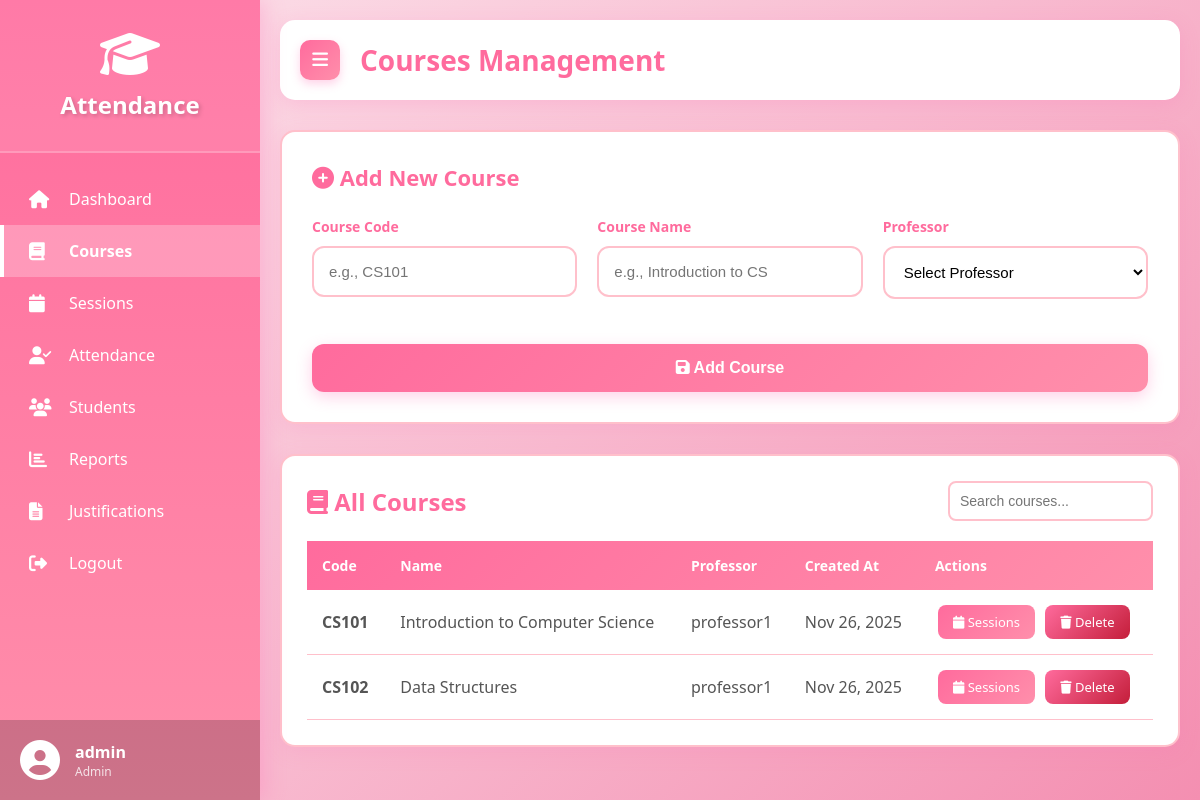
Screenshot of /courses.php (signed in) with the database file from the repository.
### tables this page shows
CREATE TABLE `courses` (
  `id` int(11) NOT NULL,
  `code` varchar(50) NOT NULL,
  `name` varchar(100) NOT NULL,
  `professor_id` int(11) DEFAULT NULL,
  `created_at` timestamp NOT NULL DEFAULT current_timestamp()
);

CREATE TABLE `users` (
  `id` int(11) NOT NULL,
  `username` varchar(100) NOT NULL,
  `password` varchar(255) NOT NULL,
  `email` varchar(100) DEFAULT NULL,
  `role` enum('admin','professor','student') NOT NULL DEFAULT 'student',
  `created_at` timestamp NOT NULL DEFAULT current_timestamp()
);

### courses.php (the view, shortened to what this page needs)
<?php
$conn = getDBConnection();
$courses = $conn->query("
    SELECT c.*, u.username as professor_name
    FROM courses c
    LEFT JOIN users u ON c.professor_id = u.id
    ORDER BY c.code
");
include 'includes/header.php';
?>
<div class="form-container">
    <h2><i class="fas fa-plus-circle"></i> Add New Course</h2>
    <form method="POST" action="">
        <div class="form-row">
            <div class="form-group">
                <label>Course Code</label>
                <input type="text" name="code" placeholder="e.g., CS101" required>
            </div>
            <div class="form-group">
                <label>Course Name</label>
                <input type="text" name="name" placeholder="e.g., Introduction to CS" required>
            </div>
            <div class="form-group">
                <label>Professor</label>
                <select name="professor_id" required>
                    <option value="">Select Professor</option>
                </select>
            </div>
        </div>
        <button type="submit" class="btn">
            <i class="fas fa-save"></i> Add Course
        </button>
    </form>
</div>
<div class="table-container">
    <div class="table-header">
        <h2><i class="fas fa-book"></i> All Courses</h2>
        <input type="text" id="tableSearch" placeholder="Search courses..." style="padding: 10px; border: 2px solid #ffc0cb; border-radius: 8px;">
    </div>
    <table>
        <thead>
            <tr>
                <th>Code</th>
                <th>Name</th>
                <th>Professor</th>
                <th>Created At</th>
                <th>Actions</th>
            </tr>
        </thead>
        <tbody>
            <?php while ($course = $courses->fetch_assoc()): ?>
            <tr>
                <td><strong><?php echo htmlspecialchars($course['code']); ?></strong></td>
                <td><?php echo htmlspecialchars($course['name']); ?></td>
                <td><?php echo htmlspecialchars($course['professor_name'] ?? 'Not assigned'); ?></td>
                <td><?php echo date('M d, Y', strtotime($course['created_at'])); ?></td>
                <td>
                    <a href="sessions.php?course_id=<?php echo $course['id']; ?>" class="btn-sm btn-primary">
                        <i class="fas fa-calendar"></i> Sessions
                    </a>
                    <a href="?delete=<?php echo $course['id']; ?>" class="btn-sm btn-danger btn-delete">
                        <i class="fas fa-trash"></i> Delete
                    </a>
                </td>
            </tr>
            <?php endwhile; ?>
        </tbody>
    </table>
</div>
<?php
include 'includes/footer.php';
?>

### css/style.css (style rules this page uses)
* { margin: 0; padding: 0; box-sizing: border-box; }
body { font-family: 'Segoe UI', Tahoma, Geneva, Verdana, sans-serif; background: linear-gradient(135deg, #fce4ec 0%, #f8bbd0 50%, #f48fb1 100%); min-height: 100vh; }
.form-group { margin-bottom: 25px; }
.form-group label { display: block; color: #ff6b9d; font-weight: 600; margin-bottom: 10px; font-size: 14px; }
.form-group input, .form-group select, .form-group textarea { width: 100%; padding: 15px; border: 2px solid #ffc0cb; border-radius: 12px; font-size: 15px; transition: all 0.3s ease; background: #fff; }
.btn { width: 100%; padding: 15px; background: linear-gradient(135deg, #ff6b9d, #ff8fab); color: white; border: none; border-radius: 12px; font-size: 16px; font-weight: 600; cursor: pointer; transition: all 0.3s ease; box-shadow: 0 5px 15px rgba(255, 105, 180, 0.3); }
.table-container { background: white; border-radius: 15px; padding: 25px; box-shadow: 0 5px 20px rgba(255, 105, 180, 0.15); border: 2px solid #ffc0cb; overflow-x: auto; margin-bottom: 30px; }
.table-header { display: flex; justify-content: space-between; align-items: center; margin-bottom: 20px; flex-wrap: wrap; gap: 15px; }
.table-header h2 { color: #ff6b9d; font-size: 24px; }
table { width: 100%; border-collapse: collapse; }
thead { background: linear-gradient(135deg, #ff6b9d, #ff8fab); }
thead th { padding: 15px; text-align: left; color: white; font-weight: 600; font-size: 14px; }
tbody tr { border-bottom: 1px solid #ffc0cb; transition: all 0.3s ease; }
tbody td { padding: 15px; color: #555; }
.btn-sm { padding: 8px 15px; font-size: 13px; border-radius: 8px; border: none; cursor: pointer; transition: all 0.3s ease; margin: 0 3px; display: inline-block; text-decoration: none; }
.btn-primary { background: linear-gradient(135deg, #ff6b9d, #ff8fab); color: white; }
.btn-danger { background: linear-gradient(135deg, #ff6b9d, #c41e3a); color: white; }
.form-container { background: white; padding: 30px; border-radius: 15px; box-shadow: 0 5px 20px rgba(255, 105, 180, 0.15); border: 2px solid #ffc0cb; margin-bottom: 30px; }
.form-container h2 { color: #ff6b9d; margin-bottom: 25px; font-size: 22px; }
.form-row { display: grid; grid-template-columns: repeat(auto-fit, minmax(250px, 1fr)); gap: 20px; margin-bottom: 20px; }
input[type="text"]#tableSearch { padding: 10px 15px; border: 2px solid #ffc0cb; border-radius: 8px; font-size: 14px; transition: all 0.3s ease; }

### rows the page displays
courses: code "CS101", name "Introduction to Computer Science", professor.username "professor1", created_at "Nov 26, 2025"
courses: code "CS102", name "Data Structures", professor.username "professor1", created_at "Nov 26, 2025"

### other values shown
$_SESSION['username'] "admin"
$_SESSION['role'] "Admin"
$pageTitle "Courses Management"
